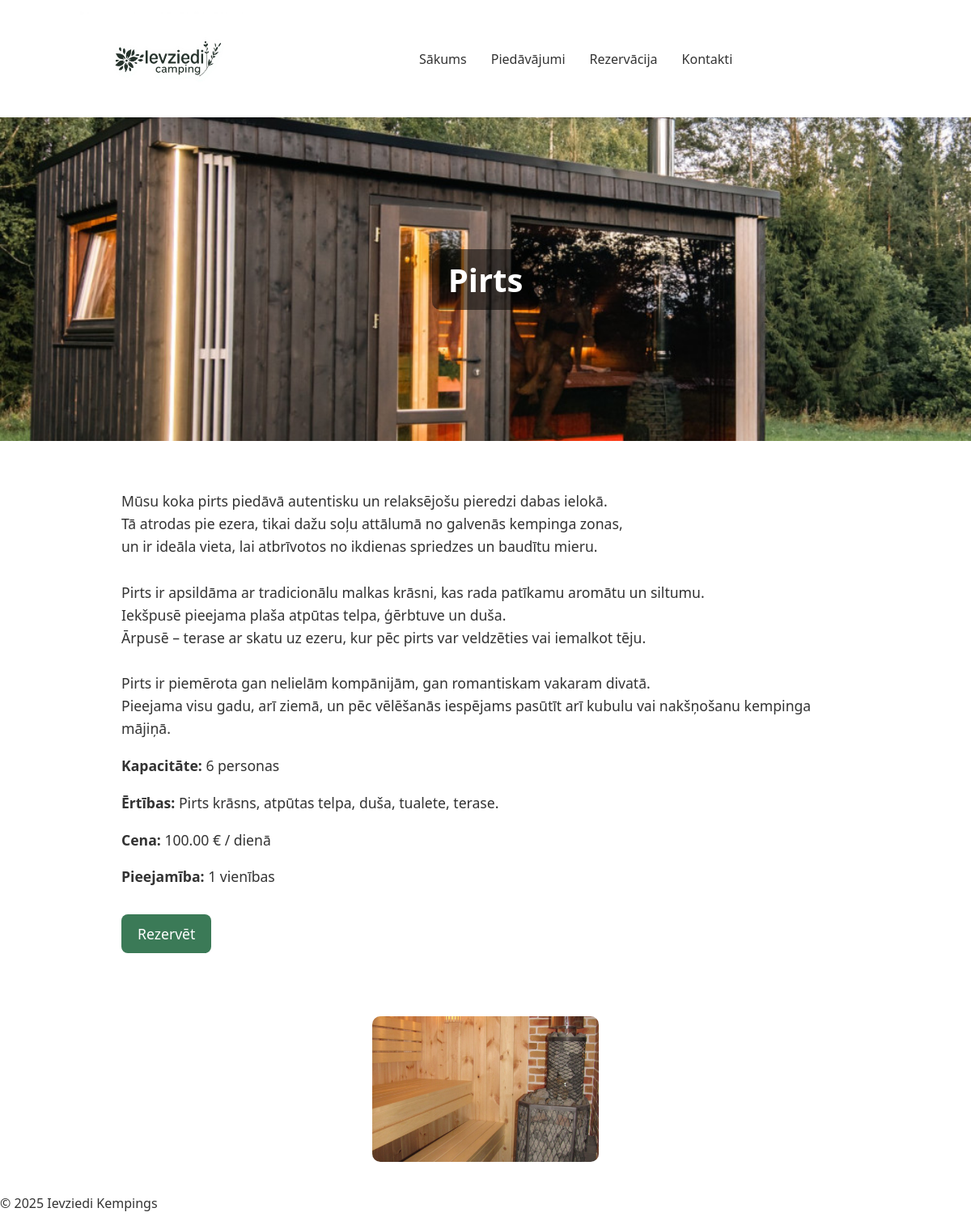
Page /pages/product_detail.php?id=2 on the committed database.
### tables this page shows
CREATE TABLE `products` (
  `id` int(11) NOT NULL,
  `name` varchar(100) NOT NULL,
  `category_id` int(11) NOT NULL,
  `description` longtext DEFAULT NULL,
  `short_description` text DEFAULT NULL,
  `price_per_day` decimal(10,2) DEFAULT NULL,
  `main_image` varchar(255) DEFAULT NULL,
  `gallery_images` text DEFAULT NULL,
  `available_units` int(11) NOT NULL DEFAULT 1,
  `capacity` varchar(100) DEFAULT NULL,
  `facilities` text DEFAULT NULL,
  `is_routable` tinyint(1) NOT NULL DEFAULT 0,
  `status_id` int(11) NOT NULL
);

### pages/product_detail.php (the view, shortened to what this page needs)
<?php
include '../connect/db_connect.php';
include '../includes/header.php';
?>
<!DOCTYPE html>
<html lang="lv">
<head>
  <link rel="stylesheet" href="../css/style.css">
</head>
<body>
<main class="product-page">
<?php
if (!isset($_GET['id'])) {
    echo "<p>Kļūda — produkta ID nav norādīts.</p>";
} else {
    $id = (int)$_GET['id'];
    $stmt = $conn->prepare("SELECT * FROM products WHERE id = ?");
    $stmt->bind_param("i", $id);
    $stmt->execute();
    $res = $stmt->get_result();
    if ($res && $res->num_rows > 0) {
        $product = $res->fetch_assoc();
        $hero = !empty($product['main_image']) ? $product['main_image'] : ( !empty($product['image']) ? $product['image'] : 'images/default.jpg' );
        echo "<section class='product-hero' style='background-image: url(../" . htmlspecialchars($hero) . ");'>";
        echo "<div class='overlay'><h1>" . htmlspecialchars($product['name']) . "</h1></div>";
        echo "</section>";
        echo "<section class='product-info'>";
        echo "<div class='container'>";
        echo "<div class='product-description'>" . nl2br(htmlspecialchars($product['description'])) . "</div>";
        echo "<div class='product-meta'>";
        if (!empty($product['capacity'])) echo "<p><strong>Kapacitāte:</strong> " . htmlspecialchars($product['capacity']) . "</p>";
        if (!empty($product['facilities'])) echo "<p><strong>Ērtības:</strong> " . nl2br(htmlspecialchars($product['facilities'])) . "</p>";
        if (!empty($product['price_per_day'])) echo "<p><strong>Cena:</strong> " . htmlspecialchars($product['price_per_day']) . " € / dienā</p>";
        if (!empty($product['available_units'])) echo "<p><strong>Pieejamība:</strong> " . (int)$product['available_units'] . " vienības</p>";
        echo "</div>";
        echo "<p><a class='btn' href='booking.php?product_id=" . (int)$product['id'] . "'>Rezervēt</a></p>";
        echo "</div>";
        echo "</section>";
        if (!empty($product['gallery_images'])) {
            $images = array_map('trim', explode(',', $product['gallery_images']));
            echo "<section class='product-gallery'><div class='container'>";
            foreach ($images as $img) {
                echo "<img src='../" . htmlspecialchars($img) . "' alt=''> ";
            }
            echo "</div></section>";
        }
    } else {
        echo "<p>Produkts nav atrasts.</p>";
    }
}
?>
</main>
<?php include '../includes/footer.php'; ?>
</body>
</html>

### css/style.css (style rules this page uses)
body { margin: 0; font-family: "Segoe UI", sans-serif; color: #333; }
.btn { display: inline-block; padding: 10px 20px; background: #4caf50; color: #fff; border-radius: 6px; text-decoration: none; transition: background 0.2s; }
.product-hero { background-size: cover; background-position: center; height: 400px; display: flex; align-items: center; justify-content: center; }
.product-hero h1 { color: white; font-size: 2.5rem; background-color: rgba(0,0,0,0.5); padding: 10px 20px; border-radius: 10px; }
.product-info { max-width: 900px; margin: 40px auto; padding: 20px; font-size: 1.1rem; line-height: 1.6; }
.product-gallery { display: flex; flex-wrap: wrap; gap: 10px; justify-content: center; margin: 40px auto; max-width: 900px; }
.product-gallery img { width: 280px; height: 180px; object-fit: cover; border-radius: 10px; }
.btn { display: inline-block; background-color: #3b7a57; color: white; padding: 10px 20px; text-decoration: none; border-radius: 8px; margin-top: 15px; transition: 0.3s; }

### rows in the picture
products: main_image (picture), name "Pirts", description "Mūsu koka pirts piedāvā autentisku un relaksējošu pieredzi dabas ielokā. Tā atrodas pie ezera, tikai dažu soļu attālumā no galvenās kempinga zonas, un ir ideāla vieta, lai atbrīvotos no ikdienas spriedzes un baudītu mieru. Pirts ir apsildāma ar tradicionālu malkas krāsni, kas rada patīkamu aromātu un siltumu. Iekšpusē pieejama plaša atpūtas telpa, ģērbtuve un duša. Ārpusē – terase ar skatu uz ezeru, kur pēc pirts var veldzēties vai iemalkot tēju. Pirts ir piemērota gan nelielām kompānijām, gan romantiskam vakaram divatā. Pieejama visu gadu, arī ziemā, un pēc vēlēšanās iespējams pasūtīt arī kubulu vai nakšņošanu kempinga mājiņā.", capacity "6 personas", facilities "Pirts krāsns, atpūtas telpa, duša, tualete, terase.", price_per_day "100.00", available_units "1", gallery_images (picture)
